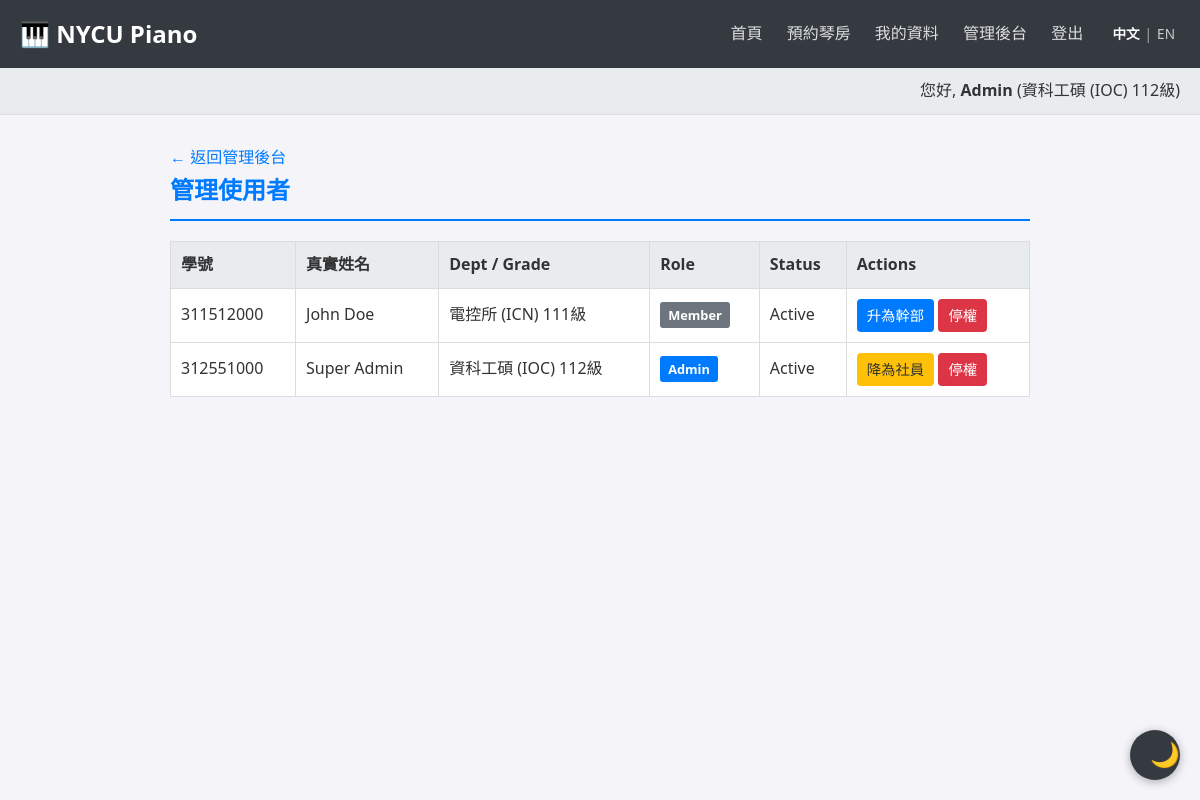
The page /admin/users.php (signed in) on the database its author committed.
### tables this page shows
CREATE TABLE IF NOT EXISTS users (
    id INT AUTO_INCREMENT PRIMARY KEY,
    student_id VARCHAR(50) NOT NULL UNIQUE,
    password VARCHAR(255) NOT NULL,
    real_name VARCHAR(100) NOT NULL,
    nickname VARCHAR(100),
    department VARCHAR(100),
    grade VARCHAR(20),
    role ENUM('admin', 'member') DEFAULT 'member',
    total_usage_hours FLOAT DEFAULT 0,
    status ENUM('active', 'banned') DEFAULT 'active',
    FOREIGN KEY (student_id) REFERENCES allowed_student_ids(student_id) ON DELETE CASCADE
);

### lang.php (called while the page is built, shortened)
<?php
$currentLang = $_SESSION['lang'];
function __($key) {
    global $translations, $currentLang;
    return isset($translations[$currentLang][$key]) ? $translations[$currentLang][$key] : $key;
}
?>

### admin/users.php (the view, shortened to what this page needs)
<?php
$isAdmin = true;
require '../db_connect.php';
require '../lang.php';
$stmt = $pdo->prepare("SELECT * FROM users WHERE id = ?");
$stmt->execute([$_SESSION['user_id']]);
$user = $stmt->fetch();
$users_list = $pdo->query("SELECT * FROM users ORDER BY student_id")->fetchAll();
include '../header.php';
?>
<div class="container">
    <a href="dashboard.php"><?php echo __('back_to_dashboard'); ?></a>
    <h2 class="section-title"><?php echo __('manage_users'); ?></h2>
    <table>
        <thead>
            <tr>
                <th><?php echo __('student_id'); ?></th>
                <th><?php echo __('real_name'); ?></th>
                <th>Dept / Grade</th>
                <th>Role</th>
                <th>Status</th>
                <th>Actions</th>
            </tr>
        </thead>
        <tbody>
            <?php foreach ($users_list as $u): ?>
                <tr>
                    <td><?php echo htmlspecialchars($u['student_id']); ?></td>
                    <td><?php echo htmlspecialchars($u['real_name']); ?></td>
                    <td><?php echo htmlspecialchars($u['department']); ?> <?php echo htmlspecialchars($u['grade']); ?><?php echo __('grade_suffix'); ?></td>
                    <td>
                        <span class="badge badge-<?php echo $u['role']; ?>">
                            <?php echo ucfirst($u['role']); ?>
                        </span>
                    </td>
                    <td>
                        <?php if ($u['status'] == 'banned'): ?>
                            <span class="badge badge-banned">Banned</span>
                        <?php else: ?>
                            Active
                        <?php endif; ?>
                    </td>
                    <td>
                        <?php if ($u['role'] === 'member'): ?>
                            <a href="?action=promote&id=<?php echo $u['id']; ?>" class="btn btn-primary btn-sm" onclick="return confirm('<?php echo __('promote'); ?>?');"><?php echo __('promote'); ?></a>
                        <?php else: ?>
                            <a href="?action=demote&id=<?php echo $u['id']; ?>" class="btn btn-warning btn-sm" onclick="return confirm('<?php echo __('demote'); ?>?');"><?php echo __('demote'); ?></a>
                        <?php endif; ?>
                        <?php if ($u['status'] === 'active'): ?>
                            <a href="?action=ban&id=<?php echo $u['id']; ?>" class="btn btn-danger btn-sm" onclick="return confirm('<?php echo __('ban'); ?>?');"><?php echo __('ban'); ?></a>
                        <?php else: ?>
                            <a href="?action=unban&id=<?php echo $u['id']; ?>" class="btn btn-success btn-sm" onclick="return confirm('<?php echo __('unban'); ?>?');"><?php echo __('unban'); ?></a>
                        <?php endif; ?>
                    </td>
                </tr>
            <?php endforeach; ?>
        </tbody>
    </table>
</div>
<?php include '../footer.php'; ?>

### header.php (shortened to what this page needs)
<?php
require_once __DIR__ . '/lang.php';
?>
<!DOCTYPE html>
<html lang="<?php echo $currentLang == 'zh' ? 'zh-TW' : 'en'; ?>">
<head>
    <link rel="stylesheet" href="<?php echo isset($isAdmin) && $isAdmin ? '../style.css' : 'style.css'; ?>">
</head>
<body>
    <header>
        <div class="logo">🎹 <?php echo __('site_title'); ?></div>
        <div class="nav-links">
            <?php if (isset($_SESSION['user_id'])): ?>
                <a href="<?php echo isset($isAdmin) && $isAdmin ? '../index.php' : 'index.php'; ?>"><?php echo __('home'); ?></a>
                <a href="<?php echo isset($isAdmin) && $isAdmin ? '../reservations.php' : 'reservations.php'; ?>"><?php echo __('book_room'); ?></a>
                <a href="<?php echo isset($isAdmin) && $isAdmin ? '../profile.php' : 'profile.php'; ?>"><?php echo __('profile'); ?></a>
                <?php if (isset($_SESSION['role']) && $_SESSION['role'] === 'admin'): ?>
                    <a href="<?php echo isset($isAdmin) && $isAdmin ? 'dashboard.php' : 'admin/dashboard.php'; ?>"><?php echo __('admin_dashboard'); ?></a>
                <?php endif; ?>
                <a href="<?php echo isset($isAdmin) && $isAdmin ? '../logout.php' : 'logout.php'; ?>"><?php echo __('logout'); ?></a>
            <?php else: ?>
                <a href="login.php"><?php echo __('login'); ?></a>
                <a href="register.php"><?php echo __('register'); ?></a>
            <?php endif; ?>
            <span class="lang-switch">
                <a href="?lang=zh" class="<?php echo $currentLang == 'zh' ? 'active' : ''; ?>">中文</a>|<a href="?lang=en" class="<?php echo $currentLang == 'en' ? 'active' : ''; ?>">EN</a>
            </span>
        </div>
    </header>
    <?php if (isset($_SESSION['user_id']) && isset($user)): ?>
    <div class="user-info-bar">
        <?php echo __('hello'); ?>, <strong><?php echo htmlspecialchars($user['nickname']); ?></strong>
        (<?php echo htmlspecialchars($user['department']); ?> <?php echo htmlspecialchars($user['grade']); ?><?php echo __('grade_suffix'); ?>)
    </div>
    <?php endif; ?>

### footer.php (shortened to what this page needs)
    <button class="theme-toggle" id="themeToggle" title="Toggle Dark Mode">🌙</button>
</body>
</html>

### style.css (style rules this page uses)
:root { --bg-primary: #f4f4f9; --bg-secondary: #ffffff; --bg-tertiary: #e9ecef; --text-primary: #333333; --text-secondary: #666666; --text-muted: #888888; --border-color: #dddddd; --accent-color: #007bff; --accent-hover: #0056b3; --header-bg: #343a40; --header-text: #ffffff; --card-shadow: rgba(0, 0, 0, 0.1); --success-bg: #d4edda; --success-text: #155724; --error-bg: #f8d7da; --error-text: #721c24; --btn-primary: #007bff; --btn-success: #28a745; --btn-danger: #dc3545; --btn-warning: #ffc107; }
* { box-sizing: border-box; margin: 0; padding: 0; }
body { font-family: 'Segoe UI', Tahoma, Geneva, Verdana, sans-serif; background-color: var(--bg-primary); color: var(--text-primary); line-height: 1.6; transition: background-color 0.3s ease, color 0.3s ease; }
a { color: var(--accent-color); text-decoration: none; transition: color 0.2s; }
header { background-color: var(--header-bg); color: var(--header-text); padding: 15px 20px; display: flex; justify-content: space-between; align-items: center; }
.logo { font-size: 1.5em; font-weight: bold; }
.nav-links a { color: #ddd; text-decoration: none; margin-left: 20px; transition: color 0.3s; }
.user-info-bar { background: var(--bg-tertiary); padding: 10px 20px; text-align: right; border-bottom: 1px solid var(--border-color); }
.container { max-width: 900px; margin: 30px auto; padding: 0 20px; }
.section-title { border-bottom: 2px solid var(--accent-color); padding-bottom: 10px; margin-bottom: 20px; color: var(--accent-color); }
button, .btn { display: inline-block; padding: 10px 20px; border: none; border-radius: 4px; cursor: pointer; font-size: 1em; transition: background-color 0.2s, opacity 0.2s; }
.btn-primary { background-color: var(--btn-primary); color: white; }
.btn-danger { background-color: var(--btn-danger); color: white; }
.btn-warning { background-color: var(--btn-warning); color: #333; }
.btn-sm { padding: 5px 10px; font-size: 0.9em; }
table { width: 100%; border-collapse: collapse; margin-top: 20px; background-color: var(--bg-secondary); }
th, td { border: 1px solid var(--border-color); padding: 10px; text-align: left; }
th { background-color: var(--bg-tertiary); }
.badge { display: inline-block; padding: 3px 8px; border-radius: 3px; font-size: 0.8em; font-weight: bold; }
.badge-admin { background-color: var(--btn-primary); color: white; }
.badge-member { background-color: #6c757d; color: white; }
.theme-toggle { position: fixed; bottom: 20px; right: 20px; width: 50px; height: 50px; border-radius: 50%; background-color: var(--header-bg); color: var(--header-text); border: none; cursor: pointer; font-size: 1.5em; box-shadow: 0 2px 10px rgba(0, 0, 0, 0.3); z-index: 1000; transition: background-color 0.3s, transform 0.2s; }
.lang-switch { font-size: 0.85em; margin-left: 20px; color: #aaa; }
.lang-switch a { color: #ccc; margin: 0 5px; }
.lang-switch a.active { color: white; font-weight: bold; }

### rows shown on the page
users: nickname "Admin", department "資科工碩 (IOC)", grade "112", student "312551000", real_name "Super Admin", role "Admin", status "Active"
users: student "311512000", real_name "John Doe", department "電控所 (ICN)", grade "111", role "Member", status "Active"

### other values the page prints
__('site_title') "NYCU Piano"
__('home') "首頁"
__('book_room') "預約琴房"
__('profile') "我的資料"
__('admin_dashboard') "管理後台"
__('logout') "登出"
__('hello') "您好"
__('grade_suffix') "級"
__('back_to_dashboard') "← 返回管理後台"
__('manage_users') "管理使用者"
__('student_id') "學號"
__('real_name') "真實姓名"
